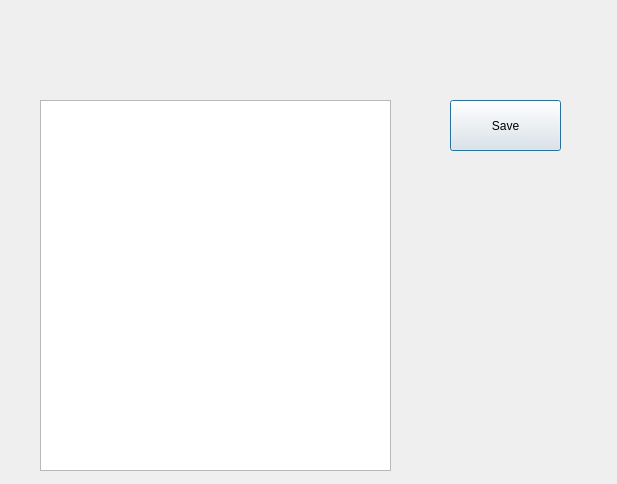
<?xml version="1.0" encoding="UTF-8"?>
<ui version="4.0">
 <class>adddocument</class>
 <widget class="QDialog" name="adddocument">
  <property name="geometry">
   <rect>
    <x>0</x>
    <y>0</y>
    <width>617</width>
    <height>484</height>
   </rect>
  </property>
  <property name="maximumSize">
   <size>
    <width>700</width>
    <height>700</height>
   </size>
  </property>
  <property name="windowTitle">
   <string>Add your document</string>
  </property>
  <widget class="QTextEdit" name="textEdit">
   <property name="geometry">
    <rect>
     <x>40</x>
     <y>100</y>
     <width>351</width>
     <height>371</height>
    </rect>
   </property>
  </widget>
  <widget class="QPushButton" name="save_adddoc">
   <property name="geometry">
    <rect>
     <x>450</x>
     <y>100</y>
     <width>111</width>
     <height>51</height>
    </rect>
   </property>
   <property name="text">
    <string>Save</string>
   </property>
  </widget>
 </widget>
 <resources/>
 <connections/>
</ui>
